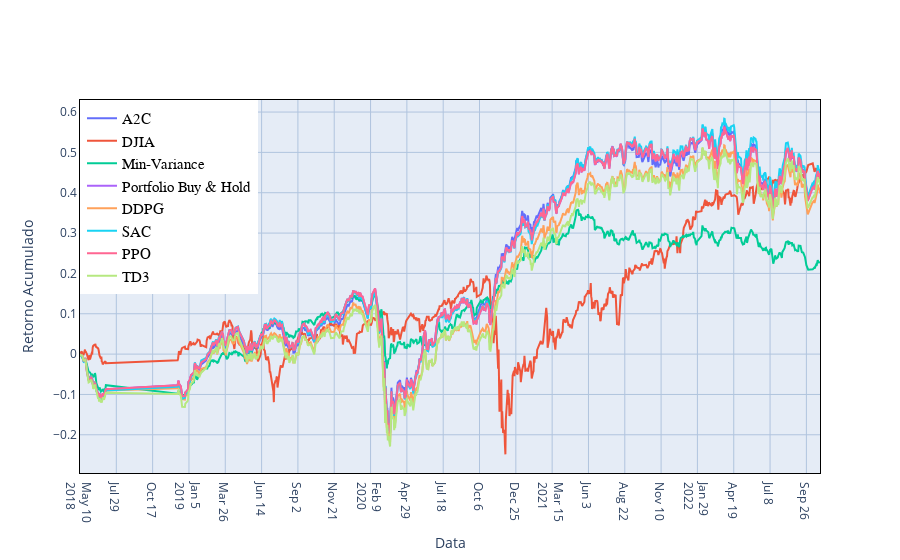

Write notebook code for a chart like this one.
### Code cell
fig = go.Figure()
fig.add_trace(trace0_portfolio)
fig.add_trace(trace1_portfolio)
fig.add_trace(trace2_portfolio)
fig.add_trace(trace3_portfolio)
fig.add_trace(trace4_portfolio)
fig.add_trace(trace5_portfolio)
fig.add_trace(trace6_portfolio)
fig.add_trace(trace7_portfolio)




fig.update_layout(
    legend=dict(
        x=0,
        y=1,
        traceorder="normal",
        font=dict(
            family="arial",
            size=15,
            color="black"
        ),
        bgcolor="White",
        bordercolor="white",
        borderwidth=2
        
    ),
)
#fig.update_layout(legend_orientation="h")
fig.update_layout(title={
        #'text': "Cumulative Return using FinRL",
        'y':0.85,
        'x':0.85,
        'xanchor': 'center',
        'yanchor': 'top'})
#with Transaction cost
#fig.update_layout(title =  'Quarterly Trade Date')
fig.update_layout(
#    margin=dict(l=20, r=20, t=20, b=20),

    #paper_bgcolor='rgba(1,1,0,0)',
    #paper_bgcolor='rgb(255,1,0)',
    #plot_bgcolor='rgba(1, 1, 0, 0)',
    xaxis_title="Data",
    yaxis_title="Retorno Acumulado",

    xaxis={'type': 'date', 
       'tick0': time_ind[0], 
        'tickmode': 'linear', 
       'dtick': 86400000.0 *80}

)
fig.update_xaxes(showline=True,linecolor='black',showgrid=True, gridwidth=1, gridcolor='LightSteelBlue',mirror=True)
fig.update_yaxes(showline=True,linecolor='black',showgrid=True, gridwidth=1, gridcolor='LightSteelBlue',mirror=True)
fig.update_yaxes(zeroline=True, zerolinewidth=1, zerolinecolor='LightSteelBlue')

fig.show()

### Figure 1 — Plotly figure (JSON) as saved in the notebook; plotly's stock layout.template omitted (floating-point values rounded to 4 significant figures; data arrays with more than 128 entries replaced by an {"elided": "..."} marker saying what was removed)
{"data": [{"mode": "lines", "name": "A2C", "type": "scatter", "x": {"elided": "893 str values"}, "y": {"elided": "893 float values"}}, {"mode": "lines", "name": "DJIA", "type": "scatter", "x": {"elided": "893 str values"}, "y": {"elided": "1125 float values"}}, {"mode": "lines", "name": "Min-Variance", "type": "scatter", "x": {"elided": "893 str values"}, "y": {"elided": "893 float values"}}, {"mode": "lines", "name": "Portfolio Buy & Hold", "type": "scatter", "x": {"elided": "893 str values"}, "y": {"elided": "893 float values"}}, {"mode": "lines", "name": "DDPG", "type": "scatter", "x": {"elided": "893 str values"}, "y": {"elided": "893 float values"}}, {"mode": "lines", "name": "SAC", "type": "scatter", "x": {"elided": "893 str values"}, "y": {"elided": "893 float values"}}, {"mode": "lines", "name": "PPO", "type": "scatter", "x": {"elided": "893 str values"}, "y": {"elided": "893 float values"}}, {"mode": "lines", "name": "TD3", "type": "scatter", "x": {"elided": "893 str values"}, "y": {"elided": "893 float values"}}], "layout": {"legend": {"bgcolor": "White", "bordercolor": "white", "borderwidth": 2, "font": {"color": "black", "family": "arial", "size": 15}, "traceorder": "normal", "x": 0, "y": 1}, "title": {"x": 0.85, "xanchor": "center", "y": 0.85, "yanchor": "top"}, "xaxis": {"dtick": 6912000000, "gridcolor": "LightSteelBlue", "gridwidth": 1, "linecolor": "black", "mirror": true, "showgrid": true, "showline": true, "tick0": "2018-05-10T00:00:00", "tickmode": "linear", "title": {"text": "Data"}, "type": "date"}, "yaxis": {"gridcolor": "LightSteelBlue", "gridwidth": 1, "linecolor": "black", "mirror": true, "showgrid": true, "showline": true, "title": {"text": "Retorno Acumulado"}, "zeroline": true, "zerolinecolor": "LightSteelBlue", "zerolinewidth": 1}}}
